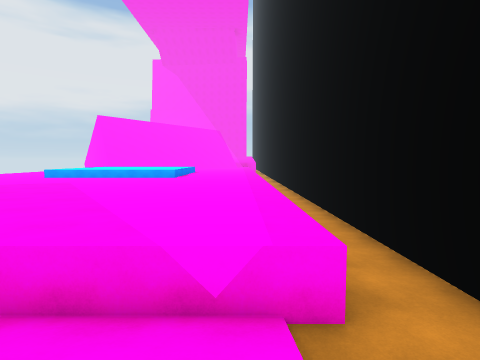
view 1 (above)

16 first-person views from a walk through a 3-D level made in the Unity game engine. The camera is 1.5 m above the floor, tilts 4° down and sees 80° across. The floor is counted in squares, 2 m on a side. Each view is taken from the middle of a square. On the plan, view 1 faces up. The plan holds only what a view shows up to about 10 squares ahead; the rest is blank. The place goes on beyond the plan. Surface patterns are stand-ins for the level's own textures.

view 2
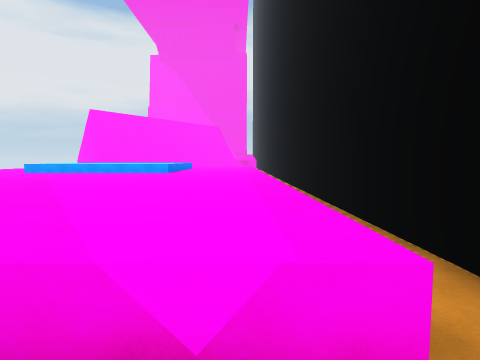

view 3
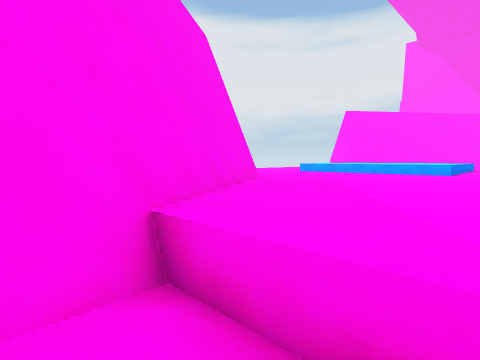

view 4
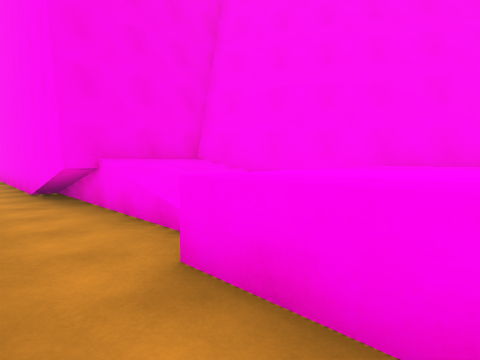

view 5
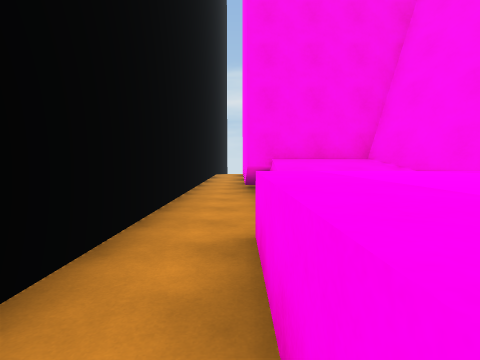

view 6
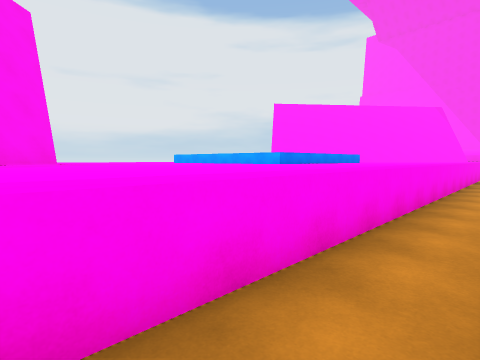

view 7
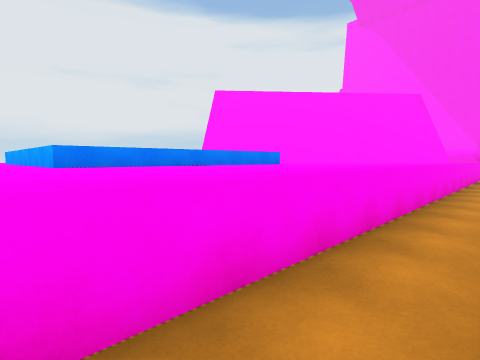

view 8
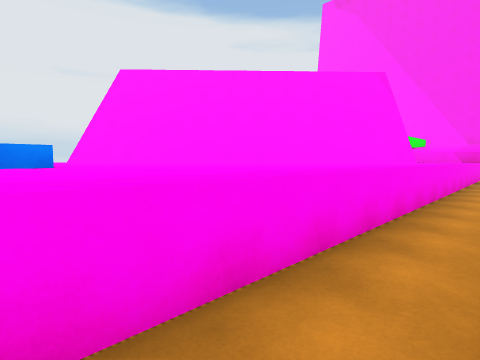

view 9
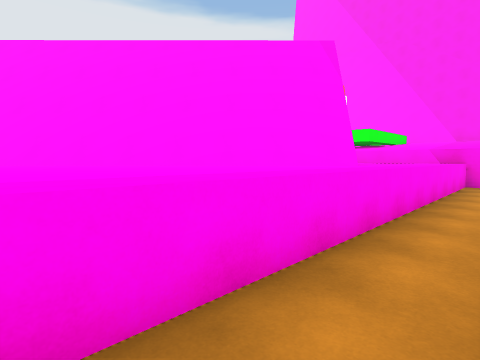

view 10
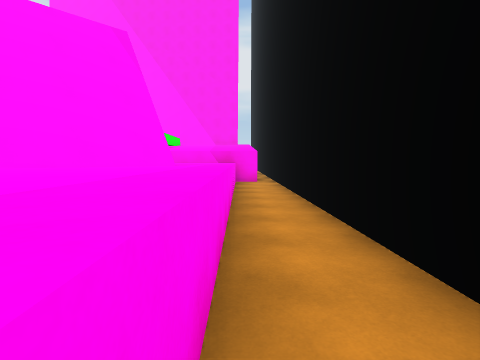

view 11
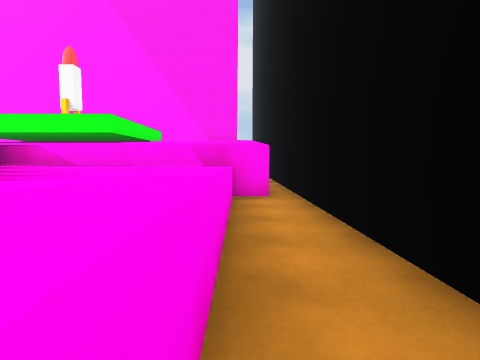

view 12
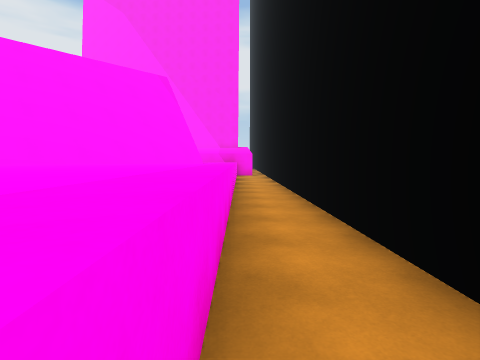

view 13
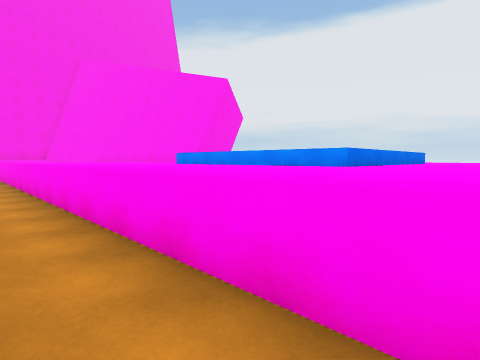

view 14
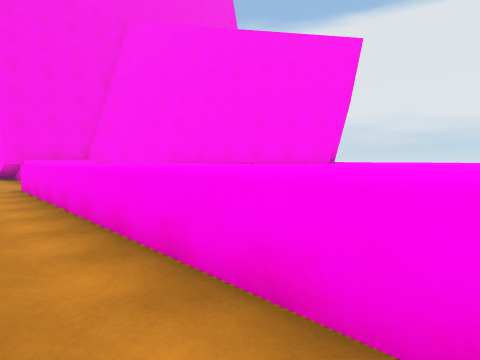

view 15
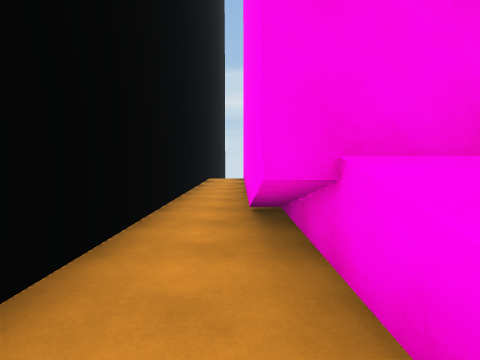

view 16
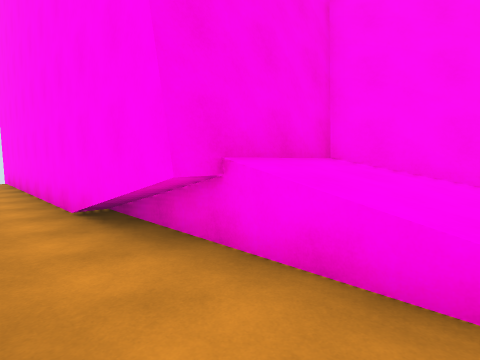

### Floor plan
Key: @ floor where view 1 was taken; # wall or solid block; x gap in a wall; . floor; / step, stairs or slope; ^ raised ledge.
Columns run from 8 left of view 1 to 3 right of it. Each row starts with its distance up from view 1.
 33            #
 32           .#
 31           .#
 30           .#
 29     ######.#
 28      ^^^^..#
 27       ^^^..#
 26       ^^^..#
 25        ^^..#
 24        ^^..#
 23      ^#^^..#
 22     ^#^^^..#
 21    ^#^^^^..#
 20   ^^^^^^^..
 19  ^^ ^^^^^..
 18 ^^ ^^^^^^..
 17  ^^^^^^^^..
 16  ^^^^^^^^..
 15      ^^^^..
 14      ^^^^..
 13      ^^^^..
 12     ^^^^^..
 11 ^^^^^^^^^..#
 10 ^^^^^^^^^..#
  9  ^^^^^^^^..#
  8 ^^^^^^^^^..#
  7  ^^^^^^^^..#
  6   ^^^^^^^..#
  5   ^^^^^^^..#
  4    ^^^^^^..
  3     ^^^^^..
  2     ##///..
  1      #///..
  0      ##/@..
 -1       ###..#
 -2         #..#
 -3         #..#
 -4         #..#
 -5         #..#
 -6         #..#
 -7         #..#
 -8         #..#
 -9         #..#
-10         #.
-11          x

Positions as (right, up) in squares from view 1, and headings:
1: (0, 0), facing up
2: (0, 1), facing up
3: (-1, 1), facing up-left
4: (2, 4), facing down-left
5: (1, 5), facing down
6: (2, 5), facing up-left
7: (2, 10), facing up-left
8: (2, 15), facing up-left
9: (2, 19), facing up-left
10: (1, 19), facing up
11: (1, 23), facing up
12: (1, 15), facing up
13: (2, 18), facing down-left
14: (2, 11), facing down-left
15: (1, 1), facing down
16: (2, 1), facing down-left
